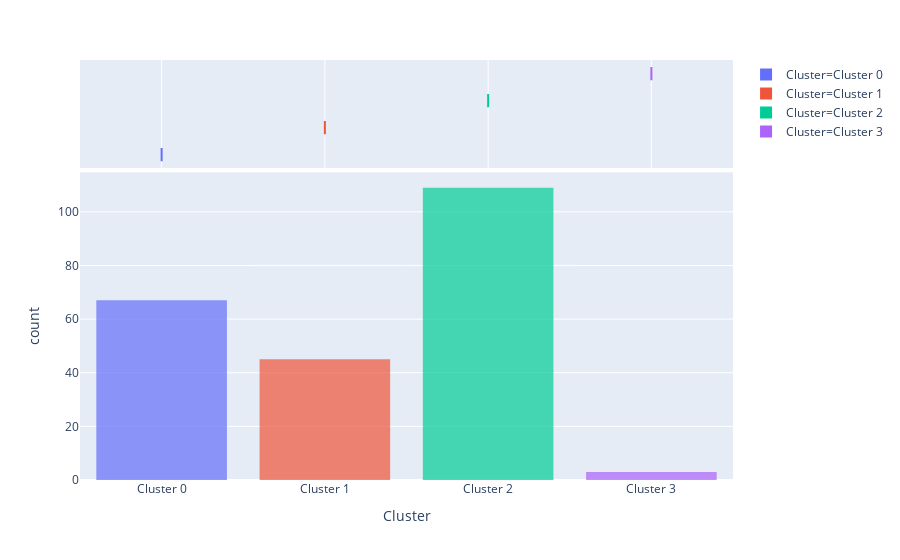

The notebook cell saved with this chart:
### Code cell
plot_model(kmeans, plot = 'distribution')

### Figure 1 — Plotly figure (JSON) as saved in the notebook; plotly's stock layout.template omitted (floating-point values rounded to 4 significant figures; data arrays with more than 128 entries replaced by an {"elided": "..."} marker saying what was removed)
{"data": [{"alignmentgroup": "True", "bingroup": "x", "hoverlabel": {"namelength": 0}, "hovertemplate": "Cluster=%{x}<br>count=%{y}", "legendgroup": "Cluster=Cluster 0", "marker": {"color": "#636efa", "opacity": 0.7}, "name": "Cluster=Cluster 0", "offsetgroup": "Cluster=Cluster 0", "orientation": "v", "showlegend": true, "type": "histogram", "x": ["Cluster 0", "Cluster 0", "Cluster 0", "Cluster 0", "Cluster 0", "Cluster 0", "Cluster 0", "Cluster 0", "Cluster 0", "Cluster 0", "Cluster 0", "Cluster 0", "Cluster 0", "Cluster 0", "Cluster 0", "Cluster 0", "Cluster 0", "Cluster 0", "Cluster 0", "Cluster 0", "Cluster 0", "Cluster 0", "Cluster 0", "Cluster 0", "Cluster 0", "Cluster 0", "Cluster 0", "Cluster 0", "Cluster 0", "Cluster 0", "Cluster 0", "Cluster 0", "Cluster 0", "Cluster 0", "Cluster 0", "Cluster 0", "Cluster 0", "Cluster 0", "Cluster 0", "Cluster 0", "Cluster 0", "Cluster 0", "Cluster 0", "Cluster 0", "Cluster 0", "Cluster 0", "Cluster 0", "Cluster 0", "Cluster 0", "Cluster 0", "Cluster 0", "Cluster 0", "Cluster 0", "Cluster 0", "Cluster 0", "Cluster 0", "Cluster 0", "Cluster 0", "Cluster 0", "Cluster 0", "Cluster 0", "Cluster 0", "Cluster 0", "Cluster 0", "Cluster 0", "Cluster 0", "Cluster 0"], "xaxis": "x", "yaxis": "y"}, {"alignmentgroup": "True", "customdata": {"elided": "67x22 mixed values"}, "hoverlabel": {"namelength": 0}, "hovertemplate": "Cluster=%{customdata[21]}<br>Country Name=%{customdata[0]}<br>1995=%{customdata[1]}<br>1996=%{customdata[2]}<br>1997=%{customdata[3]}<br>1998=%{customdata[4]}<br>1999=%{customdata[5]}<br>2000=%{customdata[6]}<br>2001=%{customdata[7]}<br>2002=%{customdata[8]}<br>2003=%{customdata[9]}<br>2004=%{customdata[10]}<br>2005=%{customdata[11]}<br>2006=%{customdata[12]}<br>2007=%{customdata[13]}<br>2008=%{customdata[14]}<br>2009=%{customdata[15]}<br>2010=%{customdata[16]}<br>2011=%{customdata[17]}<br>2012=%{customdata[18]}<br>2013=%{customdata[19]}<br>2014=%{customdata[20]}", "legendgroup": "Cluster=Cluster 0", "marker": {"color": "#636efa"}, "name": "Cluster=Cluster 0", "notched": true, "offsetgroup": "Cluster=Cluster 0", "showlegend": false, "type": "box", "x": ["Cluster 0", "Cluster 0", "Cluster 0", "Cluster 0", "Cluster 0", "Cluster 0", "Cluster 0", "Cluster 0", "Cluster 0", "Cluster 0", "Cluster 0", "Cluster 0", "Cluster 0", "Cluster 0", "Cluster 0", "Cluster 0", "Cluster 0", "Cluster 0", "Cluster 0", "Cluster 0", "Cluster 0", "Cluster 0", "Cluster 0", "Cluster 0", "Cluster 0", "Cluster 0", "Cluster 0", "Cluster 0", "Cluster 0", "Cluster 0", "Cluster 0", "Cluster 0", "Cluster 0", "Cluster 0", "Cluster 0", "Cluster 0", "Cluster 0", "Cluster 0", "Cluster 0", "Cluster 0", "Cluster 0", "Cluster 0", "Cluster 0", "Cluster 0", "Cluster 0", "Cluster 0", "Cluster 0", "Cluster 0", "Cluster 0", "Cluster 0", "Cluster 0", "Cluster 0", "Cluster 0", "Cluster 0", "Cluster 0", "Cluster 0", "Cluster 0", "Cluster 0", "Cluster 0", "Cluster 0", "Cluster 0", "Cluster 0", "Cluster 0", "Cluster 0", "Cluster 0", "Cluster 0", "Cluster 0"], "xaxis": "x2", "yaxis": "y2"}, {"alignmentgroup": "True", "bingroup": "x", "hoverlabel": {"namelength": 0}, "hovertemplate": "Cluster=%{x}<br>count=%{y}", "legendgroup": "Cluster=Cluster 1", "marker": {"color": "#EF553B", "opacity": 0.7}, "name": "Cluster=Cluster 1", "offsetgroup": "Cluster=Cluster 1", "orientation": "v", "showlegend": true, "type": "histogram", "x": ["Cluster 1", "Cluster 1", "Cluster 1", "Cluster 1", "Cluster 1", "Cluster 1", "Cluster 1", "Cluster 1", "Cluster 1", "Cluster 1", "Cluster 1", "Cluster 1", "Cluster 1", "Cluster 1", "Cluster 1", "Cluster 1", "Cluster 1", "Cluster 1", "Cluster 1", "Cluster 1", "Cluster 1", "Cluster 1", "Cluster 1", "Cluster 1", "Cluster 1", "Cluster 1", "Cluster 1", "Cluster 1", "Cluster 1", "Cluster 1", "Cluster 1", "Cluster 1", "Cluster 1", "Cluster 1", "Cluster 1", "Cluster 1", "Cluster 1", "Cluster 1", "Cluster 1", "Cluster 1", "Cluster 1", "Cluster 1", "Cluster 1", "Cluster 1", "Cluster 1"], "xaxis": "x", "yaxis": "y"}, {"alignmentgroup": "True", "customdata": {"elided": "45x22 mixed values"}, "hoverlabel": {"namelength": 0}, "hovertemplate": "Cluster=%{customdata[21]}<br>Country Name=%{customdata[0]}<br>1995=%{customdata[1]}<br>1996=%{customdata[2]}<br>1997=%{customdata[3]}<br>1998=%{customdata[4]}<br>1999=%{customdata[5]}<br>2000=%{customdata[6]}<br>2001=%{customdata[7]}<br>2002=%{customdata[8]}<br>2003=%{customdata[9]}<br>2004=%{customdata[10]}<br>2005=%{customdata[11]}<br>2006=%{customdata[12]}<br>2007=%{customdata[13]}<br>2008=%{customdata[14]}<br>2009=%{customdata[15]}<br>2010=%{customdata[16]}<br>2011=%{customdata[17]}<br>2012=%{customdata[18]}<br>2013=%{customdata[19]}<br>2014=%{customdata[20]}", "legendgroup": "Cluster=Cluster 1", "marker": {"color": "#EF553B"}, "name": "Cluster=Cluster 1", "notched": true, "offsetgroup": "Cluster=Cluster 1", "showlegend": false, "type": "box", "x": ["Cluster 1", "Cluster 1", "Cluster 1", "Cluster 1", "Cluster 1", "Cluster 1", "Cluster 1", "Cluster 1", "Cluster 1", "Cluster 1", "Cluster 1", "Cluster 1", "Cluster 1", "Cluster 1", "Cluster 1", "Cluster 1", "Cluster 1", "Cluster 1", "Cluster 1", "Cluster 1", "Cluster 1", "Cluster 1", "Cluster 1", "Cluster 1", "Cluster 1", "Cluster 1", "Cluster 1", "Cluster 1", "Cluster 1", "Cluster 1", "Cluster 1", "Cluster 1", "Cluster 1", "Cluster 1", "Cluster 1", "Cluster 1", "Cluster 1", "Cluster 1", "Cluster 1", "Cluster 1", "Cluster 1", "Cluster 1", "Cluster 1", "Cluster 1", "Cluster 1"], "xaxis": "x2", "yaxis": "y2"}, {"alignmentgroup": "True", "bingroup": "x", "hoverlabel": {"namelength": 0}, "hovertemplate": "Cluster=%{x}<br>count=%{y}", "legendgroup": "Cluster=Cluster 2", "marker": {"color": "#00cc96", "opacity": 0.7}, "name": "Cluster=Cluster 2", "offsetgroup": "Cluster=Cluster 2", "orientation": "v", "showlegend": true, "type": "histogram", "x": ["Cluster 2", "Cluster 2", "Cluster 2", "Cluster 2", "Cluster 2", "Cluster 2", "Cluster 2", "Cluster 2", "Cluster 2", "Cluster 2", "Cluster 2", "Cluster 2", "Cluster 2", "Cluster 2", "Cluster 2", "Cluster 2", "Cluster 2", "Cluster 2", "Cluster 2", "Cluster 2", "Cluster 2", "Cluster 2", "Cluster 2", "Cluster 2", "Cluster 2", "Cluster 2", "Cluster 2", "Cluster 2", "Cluster 2", "Cluster 2", "Cluster 2", "Cluster 2", "Cluster 2", "Cluster 2", "Cluster 2", "Cluster 2", "Cluster 2", "Cluster 2", "Cluster 2", "Cluster 2", "Cluster 2", "Cluster 2", "Cluster 2", "Cluster 2", "Cluster 2", "Cluster 2", "Cluster 2", "Cluster 2", "Cluster 2", "Cluster 2", "Cluster 2", "Cluster 2", "Cluster 2", "Cluster 2", "Cluster 2", "Cluster 2", "Cluster 2", "Cluster 2", "Cluster 2", "Cluster 2", "Cluster 2", "Cluster 2", "Cluster 2", "Cluster 2", "Cluster 2", "Cluster 2", "Cluster 2", "Cluster 2", "Cluster 2", "Cluster 2", "Cluster 2", "Cluster 2", "Cluster 2", "Cluster 2", "Cluster 2", "Cluster 2", "Cluster 2", "Cluster 2", "Cluster 2", "Cluster 2", "Cluster 2", "Cluster 2", "Cluster 2", "Cluster 2", "Cluster 2", "Cluster 2", "Cluster 2", "Cluster 2", "Cluster 2", "Cluster 2", "Cluster 2", "Cluster 2", "Cluster 2", "Cluster 2", "Cluster 2", "Cluster 2", "Cluster 2", "Cluster 2", "Cluster 2", "Cluster 2", "Cluster 2", "Cluster 2", "Cluster 2", "Cluster 2", "Cluster 2", "Cluster 2", "Cluster 2", "Cluster 2", "Cluster 2"], "xaxis": "x", "yaxis": "y"}, {"alignmentgroup": "True", "customdata": {"elided": "109x22 mixed values"}, "hoverlabel": {"namelength": 0}, "hovertemplate": "Cluster=%{customdata[21]}<br>Country Name=%{customdata[0]}<br>1995=%{customdata[1]}<br>1996=%{customdata[2]}<br>1997=%{customdata[3]}<br>1998=%{customdata[4]}<br>1999=%{customdata[5]}<br>2000=%{customdata[6]}<br>2001=%{customdata[7]}<br>2002=%{customdata[8]}<br>2003=%{customdata[9]}<br>2004=%{customdata[10]}<br>2005=%{customdata[11]}<br>2006=%{customdata[12]}<br>2007=%{customdata[13]}<br>2008=%{customdata[14]}<br>2009=%{customdata[15]}<br>2010=%{customdata[16]}<br>2011=%{customdata[17]}<br>2012=%{customdata[18]}<br>2013=%{customdata[19]}<br>2014=%{customdata[20]}", "legendgroup": "Cluster=Cluster 2", "marker": {"color": "#00cc96"}, "name": "Cluster=Cluster 2", "notched": true, "offsetgroup": "Cluster=Cluster 2", "showlegend": false, "type": "box", "x": ["Cluster 2", "Cluster 2", "Cluster 2", "Cluster 2", "Cluster 2", "Cluster 2", "Cluster 2", "Cluster 2", "Cluster 2", "Cluster 2", "Cluster 2", "Cluster 2", "Cluster 2", "Cluster 2", "Cluster 2", "Cluster 2", "Cluster 2", "Cluster 2", "Cluster 2", "Cluster 2", "Cluster 2", "Cluster 2", "Cluster 2", "Cluster 2", "Cluster 2", "Cluster 2", "Cluster 2", "Cluster 2", "Cluster 2", "Cluster 2", "Cluster 2", "Cluster 2", "Cluster 2", "Cluster 2", "Cluster 2", "Cluster 2", "Cluster 2", "Cluster 2", "Cluster 2", "Cluster 2", "Cluster 2", "Cluster 2", "Cluster 2", "Cluster 2", "Cluster 2", "Cluster 2", "Cluster 2", "Cluster 2", "Cluster 2", "Cluster 2", "Cluster 2", "Cluster 2", "Cluster 2", "Cluster 2", "Cluster 2", "Cluster 2", "Cluster 2", "Cluster 2", "Cluster 2", "Cluster 2", "Cluster 2", "Cluster 2", "Cluster 2", "Cluster 2", "Cluster 2", "Cluster 2", "Cluster 2", "Cluster 2", "Cluster 2", "Cluster 2", "Cluster 2", "Cluster 2", "Cluster 2", "Cluster 2", "Cluster 2", "Cluster 2", "Cluster 2", "Cluster 2", "Cluster 2", "Cluster 2", "Cluster 2", "Cluster 2", "Cluster 2", "Cluster 2", "Cluster 2", "Cluster 2", "Cluster 2", "Cluster 2", "Cluster 2", "Cluster 2", "Cluster 2", "Cluster 2", "Cluster 2", "Cluster 2", "Cluster 2", "Cluster 2", "Cluster 2", "Cluster 2", "Cluster 2", "Cluster 2", "Cluster 2", "Cluster 2", "Cluster 2", "Cluster 2", "Cluster 2", "Cluster 2", "Cluster 2", "Cluster 2", "Cluster 2"], "xaxis": "x2", "yaxis": "y2"}, {"alignmentgroup": "True", "bingroup": "x", "hoverlabel": {"namelength": 0}, "hovertemplate": "Cluster=%{x}<br>count=%{y}", "legendgroup": "Cluster=Cluster 3", "marker": {"color": "#ab63fa", "opacity": 0.7}, "name": "Cluster=Cluster 3", "offsetgroup": "Cluster=Cluster 3", "orientation": "v", "showlegend": true, "type": "histogram", "x": ["Cluster 3", "Cluster 3", "Cluster 3"], "xaxis": "x", "yaxis": "y"}, {"alignmentgroup": "True", "customdata": [["Nauru", 12.33, 11.59, 11.83, 12.56, 12.34, 12.55, 13.31, 14.54, 13.45, 10.65, 11.62, 12.58, 18.1, 15.61, 8.728, 8.455, 7.111, 6.524, 4.192, 2.868, "Cluster 3"], ["Tuvalu", 7.96, 11.27, 8.088, 8.614, 9.222, 15.67, 17.27, 14.39, 21.65, 16.75, 18.23, 19.26, 16.86, 13.27, 12.69, 16.63, 16.84, 13.64, 16.48, 16.4, "Cluster 3"], ["Marshall Islands", 28.05, 16.68, 17.17, 15.65, 15.43, 19.24, 16.07, 14.84, 14.21, 15.09, 14.68, 17.06, 17.59, 16.48, 16.03, 14.4, 14.27, 13.91, 14.55, 14.45, "Cluster 3"]], "hoverlabel": {"namelength": 0}, "hovertemplate": "Cluster=%{customdata[21]}<br>Country Name=%{customdata[0]}<br>1995=%{customdata[1]}<br>1996=%{customdata[2]}<br>1997=%{customdata[3]}<br>1998=%{customdata[4]}<br>1999=%{customdata[5]}<br>2000=%{customdata[6]}<br>2001=%{customdata[7]}<br>2002=%{customdata[8]}<br>2003=%{customdata[9]}<br>2004=%{customdata[10]}<br>2005=%{customdata[11]}<br>2006=%{customdata[12]}<br>2007=%{customdata[13]}<br>2008=%{customdata[14]}<br>2009=%{customdata[15]}<br>2010=%{customdata[16]}<br>2011=%{customdata[17]}<br>2012=%{customdata[18]}<br>2013=%{customdata[19]}<br>2014=%{customdata[20]}", "legendgroup": "Cluster=Cluster 3", "marker": {"color": "#ab63fa"}, "name": "Cluster=Cluster 3", "notched": true, "offsetgroup": "Cluster=Cluster 3", "showlegend": false, "type": "box", "x": ["Cluster 3", "Cluster 3", "Cluster 3"], "xaxis": "x2", "yaxis": "y2"}], "layout": {"barmode": "relative", "legend": {"tracegroupgap": 0}, "margin": {"t": 60}, "xaxis": {"anchor": "y", "categoryarray": ["Cluster 0", "Cluster 1", "Cluster 2", "Cluster 3"], "categoryorder": "array", "domain": [0, 1], "title": {"text": "Cluster"}}, "xaxis2": {"anchor": "y2", "domain": [0, 1], "matches": "x", "showgrid": true, "showticklabels": false}, "yaxis": {"anchor": "x", "domain": [0, 0.7326], "title": {"text": "count"}}, "yaxis2": {"anchor": "x2", "domain": [0.7426, 1], "matches": "y2", "showgrid": false, "showline": false, "showticklabels": false, "ticks": ""}}}
